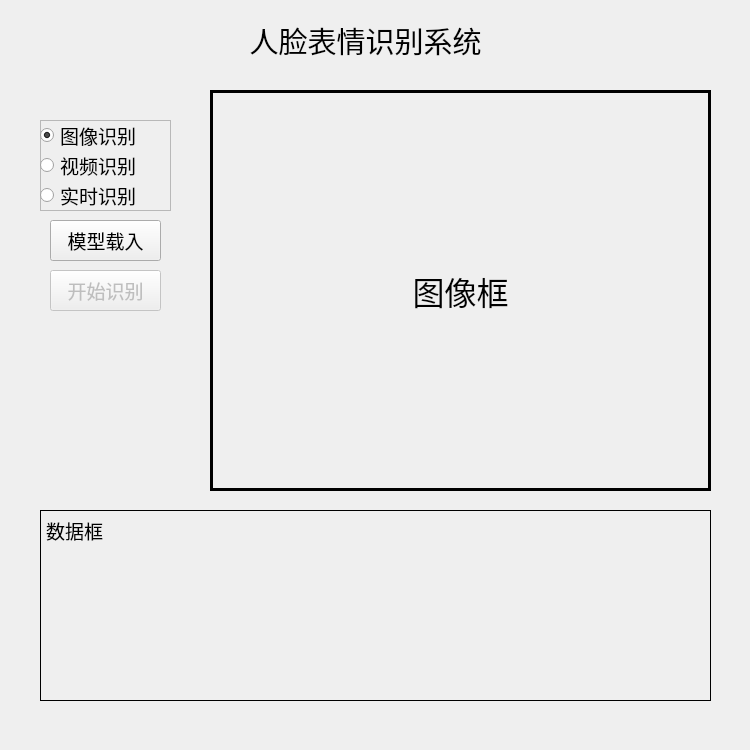
<?xml version="1.0" encoding="UTF-8"?>
<ui version="4.0">
 <class>Form</class>
 <widget class="QDialog" name="Form">
  <property name="geometry">
   <rect>
    <x>0</x>
    <y>0</y>
    <width>750</width>
    <height>750</height>
   </rect>
  </property>
  <property name="windowTitle">
   <string>基于机器视觉的人脸表情识别系统设计-汪哲文毕业设计</string>
  </property>
  <property name="windowIcon">
   <iconset>
    <normaloff>ico.ico</normaloff>ico.ico</iconset>
  </property>
  <widget class="QLabel" name="lImage">
   <property name="geometry">
    <rect>
     <x>210</x>
     <y>90</y>
     <width>501</width>
     <height>401</height>
    </rect>
   </property>
   <property name="font">
    <font>
     <family>微软雅黑</family>
     <pointsize>24</pointsize>
    </font>
   </property>
   <property name="styleSheet">
    <string notr="true">border: 3px solid black;</string>
   </property>
   <property name="text">
    <string>图像框</string>
   </property>
   <property name="alignment">
    <set>Qt::AlignCenter</set>
   </property>
  </widget>
  <widget class="QLabel" name="lData">
   <property name="geometry">
    <rect>
     <x>40</x>
     <y>510</y>
     <width>671</width>
     <height>191</height>
    </rect>
   </property>
   <property name="font">
    <font>
     <family>微软雅黑</family>
     <pointsize>14</pointsize>
    </font>
   </property>
   <property name="styleSheet">
    <string notr="true">border: 1px solid black;</string>
   </property>
   <property name="text">
    <string>数据框</string>
   </property>
   <property name="alignment">
    <set>Qt::AlignLeading|Qt::AlignLeft|Qt::AlignTop</set>
   </property>
  </widget>
  <widget class="QPushButton" name="bStart">
   <property name="enabled">
    <bool>false</bool>
   </property>
   <property name="geometry">
    <rect>
     <x>50</x>
     <y>270</y>
     <width>111</width>
     <height>41</height>
    </rect>
   </property>
   <property name="font">
    <font>
     <family>微软雅黑</family>
     <pointsize>14</pointsize>
    </font>
   </property>
   <property name="text">
    <string>开始识别</string>
   </property>
  </widget>
  <widget class="QFrame" name="fType">
   <property name="geometry">
    <rect>
     <x>40</x>
     <y>120</y>
     <width>131</width>
     <height>91</height>
    </rect>
   </property>
   <property name="frameShape">
    <enum>QFrame::StyledPanel</enum>
   </property>
   <property name="frameShadow">
    <enum>QFrame::Raised</enum>
   </property>
   <widget class="QRadioButton" name="rImage">
    <property name="geometry">
     <rect>
      <x>0</x>
      <y>0</y>
      <width>121</width>
      <height>31</height>
     </rect>
    </property>
    <property name="font">
     <font>
      <family>微软雅黑</family>
      <pointsize>14</pointsize>
     </font>
    </property>
    <property name="cursor">
     <cursorShape>PointingHandCursor</cursorShape>
    </property>
    <property name="tabletTracking">
     <bool>false</bool>
    </property>
    <property name="text">
     <string>图像识别</string>
    </property>
    <property name="checked">
     <bool>true</bool>
    </property>
   </widget>
   <widget class="QRadioButton" name="rVidio">
    <property name="geometry">
     <rect>
      <x>0</x>
      <y>30</y>
      <width>121</width>
      <height>31</height>
     </rect>
    </property>
    <property name="font">
     <font>
      <family>微软雅黑</family>
      <pointsize>14</pointsize>
     </font>
    </property>
    <property name="cursor">
     <cursorShape>PointingHandCursor</cursorShape>
    </property>
    <property name="text">
     <string>视频识别</string>
    </property>
   </widget>
   <widget class="QRadioButton" name="rCamera">
    <property name="geometry">
     <rect>
      <x>0</x>
      <y>60</y>
      <width>121</width>
      <height>31</height>
     </rect>
    </property>
    <property name="font">
     <font>
      <family>微软雅黑</family>
      <pointsize>14</pointsize>
     </font>
    </property>
    <property name="cursor">
     <cursorShape>PointingHandCursor</cursorShape>
    </property>
    <property name="text">
     <string>实时识别</string>
    </property>
   </widget>
  </widget>
  <widget class="QLabel" name="lTitle">
   <property name="geometry">
    <rect>
     <x>210</x>
     <y>20</y>
     <width>311</width>
     <height>41</height>
    </rect>
   </property>
   <property name="font">
    <font>
     <family>微软雅黑</family>
     <pointsize>22</pointsize>
    </font>
   </property>
   <property name="text">
    <string>人脸表情识别系统</string>
   </property>
   <property name="alignment">
    <set>Qt::AlignCenter</set>
   </property>
  </widget>
  <widget class="QPushButton" name="bPrepare">
   <property name="geometry">
    <rect>
     <x>50</x>
     <y>220</y>
     <width>111</width>
     <height>41</height>
    </rect>
   </property>
   <property name="font">
    <font>
     <family>微软雅黑</family>
     <pointsize>14</pointsize>
    </font>
   </property>
   <property name="text">
    <string>模型载入</string>
   </property>
  </widget>
 </widget>
 <tabstops>
  <tabstop>bStart</tabstop>
  <tabstop>rImage</tabstop>
  <tabstop>rVidio</tabstop>
 </tabstops>
 <resources/>
 <connections>
  <connection>
   <sender>lImage</sender>
   <signal>customContextMenuRequested(QPoint)</signal>
   <receiver>lImage</receiver>
   <slot>update()</slot>
   <hints>
    <hint type="sourcelabel">
     <x>245</x>
     <y>208</y>
    </hint>
    <hint type="destinationlabel">
     <x>236</x>
     <y>258</y>
    </hint>
   </hints>
  </connection>
 </connections>
</ui>
